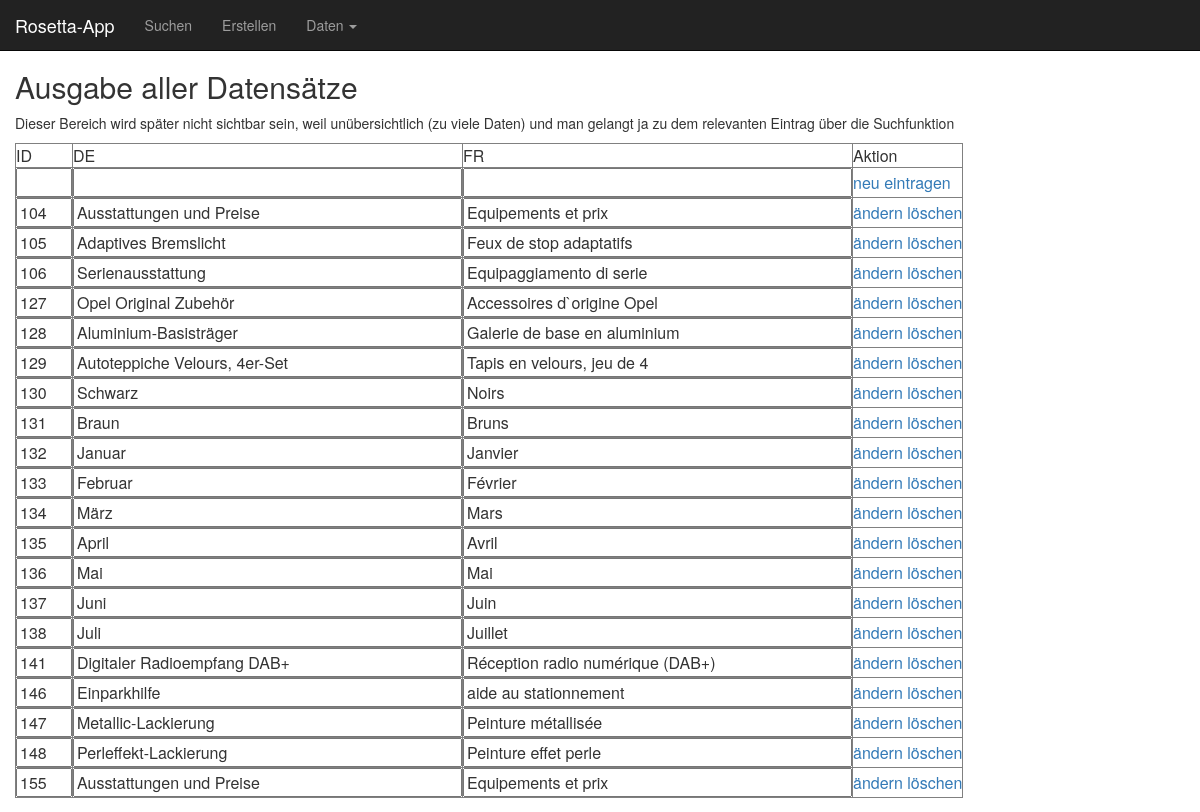
The app's page /Sandbox/003_db_link.php, older data.
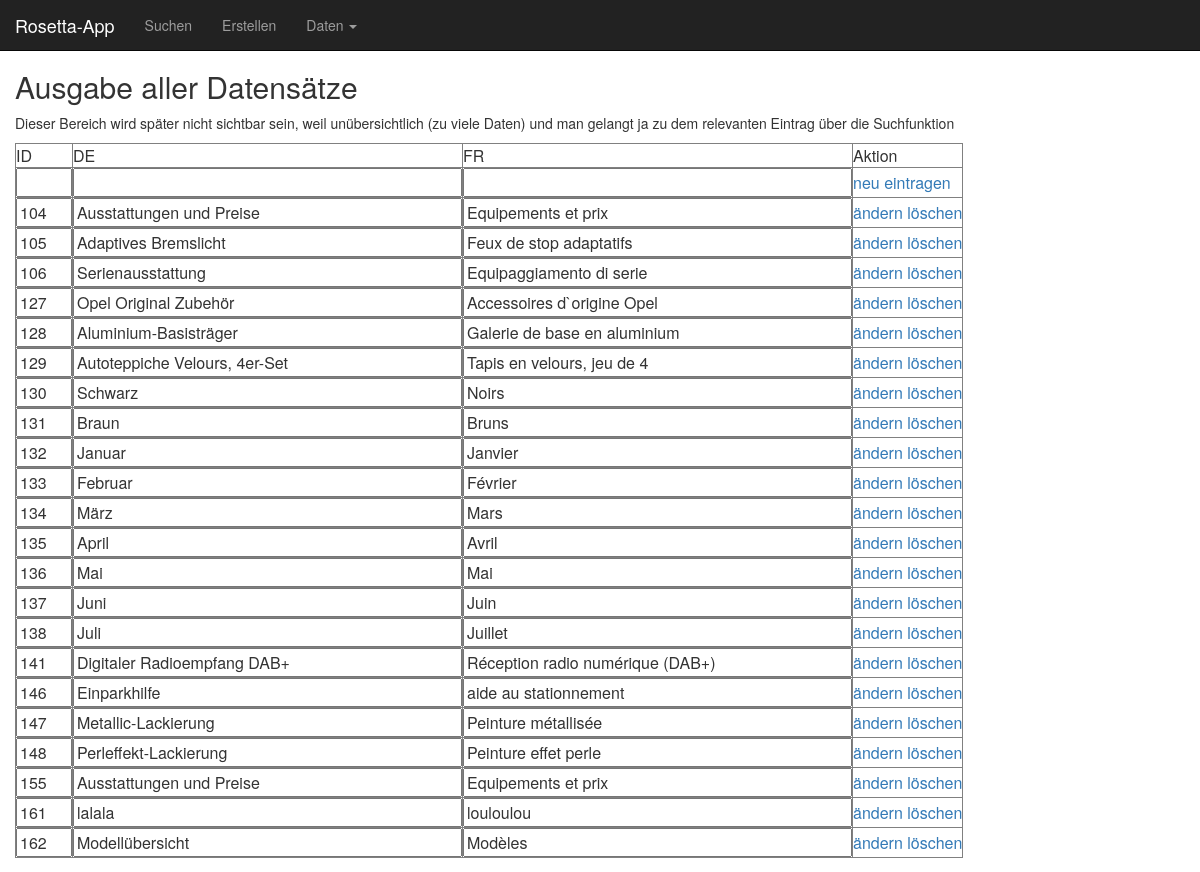
The same page, newer data.
### tables this page shows
CREATE TABLE `rosetta_data` (
  `token` varchar(100) DEFAULT NULL,
  `id` int(5) NOT NULL,
  `date` timestamp NOT NULL DEFAULT CURRENT_TIMESTAMP ON UPDATE CURRENT_TIMESTAMP,
  `de` varchar(1000) DEFAULT NULL,
  `fr` varchar(1000) DEFAULT NULL,
  `comment_fr` varchar(1000) DEFAULT NULL,
  `it` varchar(1000) DEFAULT NULL,
  `comment_it` varchar(1000) DEFAULT NULL,
  `en` varchar(1000) DEFAULT NULL,
  `rubrik` varchar(500) DEFAULT NULL,
  `info` varchar(200) DEFAULT NULL,
  `carline` varchar(500) DEFAULT NULL
);

### Sandbox/003_db_link.php (the view, shortened to what this page needs)
<?php
include "elements/header.php";
?>
<h2>Ausgabe aller Datensätze</h2>
<p>Dieser Bereich wird später nicht sichtbar sein, weil unübersichtlich (zu viele Daten) und man gelangt ja zu dem relevanten Eintrag über die Suchfunktion</p>
<?php
   $con = mysqli_connect("","root");
   mysqli_select_db($con, "rosetta-app");
   echo "<form name='f' action='003_db_link.php'
               method='post'>";
   echo "\n\n<table border>"
    . "<tr>"
    . "<td>ID</td>"
    . "<td>DE</td>"
    . "<td>FR</td>"
    . "<td>Aktion</td>"
    . "</tr>";
   echo "\n\n<tr>"
    . "<td><input name='ident[0]' size='3' /></td>"
    . "<td><input name='dts[0]' size='40' /></td>"
    . "<td><input name='frz[0]' size='40' /></td>"
    . "<td><a href='javascript:send(0,0);'>neu eintragen</a></td>"
    . "</tr>";
   $res = mysqli_query($con, "select * from rosetta_data");
   while ($dsatz = mysqli_fetch_assoc($res))
   {
      $id_nr = $dsatz["id"];
      echo "\n\n<tr>"
       . "<td><input name='ident[$id_nr]' value='" . $dsatz["id"] . "' size='3' /></td>"
       . "<td><input name='dts[$id_nr]' value='" . $dsatz["de"] . "' size='40' /></td>"
       . "<td><input name='frz[$id_nr]' value='" . $dsatz["fr"] . "' size='40' /></td>"
       . "<td><a href='javascript:send(1,$id_nr);'>ändern</a>"
       . " <a href='javascript:send(2,$id_nr);'>löschen</a></td>"
       . "</tr>";
   }
   echo "</table>";
   echo "</form>";
?>
</body>
</html>

Row changes from the older to the newer data that the page shows:
added rosetta_data: id "161", de "lalala", fr "louloulou"
added rosetta_data: id "162", de "Modellübersicht", fr "Modèles"
